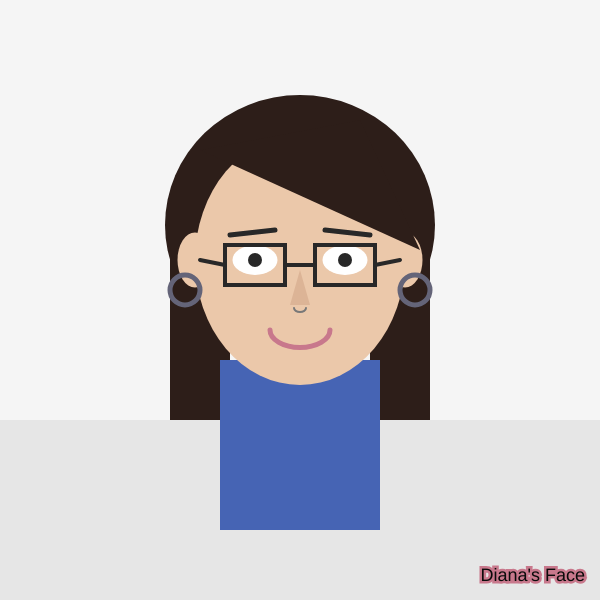
Frame 1 (no input)
Frame 2 (the mouse pressed at the canvas centre, redrawn once): identical to frame 1, image omitted

The p5.js sketch that drew this single still picture (run headless with seeded random() and noise() and a simulated clock; the mouse was pressed at the canvas centre and the sketch redrawn once):

// p5.js sketch
// ── sketch.js
//Name: Diana Rudolph
//Email: rudolph.d@northeastern.edu
//Course: Prototyping with Code
//Lab: 
//Assignment: SelfPortrait
//Title: Diana's Face

  function setup() {
  createCanvas(600, 600);
  noLoop(); // draws once (simpler, fewer issues)
  }
  function draw() {
  background(245);
  let shirtColor = color(70, 100, 180);
  let skinColor = color(235, 200, 170);
  let hairColor = color(45, 30, 25);
  let accent = color(200, 120, 140);
  let silver = color(100, 100, 120);
  //bkg
  noStroke();
  fill(230);
  rect(0, 420, width, 180);
  //hair
  fill(hairColor);
  ellipse(300, 225, 270, 260);
  rect(170, 240, 60, 180);
  rect(370, 240, 60, 180);
  //shirt
  fill(shirtColor);
  rect(220, 360, 160, 170);
  //neck
  fill(skinColor);
  rect(285, 330, 30, 50);
  //face
  fill(skinColor);
  ellipse(300, 260, 210, 250);
  //ears
  ellipse(195, 260, 35, 55);
  ellipse(405, 260, 35, 55);
  //hoop earrings
  noFill();
  stroke(silver);
  strokeWeight(5);
  ellipse(185, 290, 30, 30);
  ellipse(415, 290, 30, 30);
  //eyes
  noStroke();
  fill(255);
  ellipse(255, 260, 45, 30);
  ellipse(345, 260, 45, 30);
  fill(40);
  ellipse(255, 260, 14, 14);
  ellipse(345, 260, 14, 14);
  //eyebrows
  stroke(40);
  strokeWeight(5);
  noFill();
  line(230, 235, 275, 230);
  line(325, 230, 370, 235);
  // glasses
  stroke(40);
  strokeWeight(4);
  rect(225, 245, 60, 40);
  rect(315, 245, 60, 40);
  line(285, 265, 315, 265);
  line(225, 265, 200, 260);
  line(375, 265, 400, 260);
  //bangs
  noStroke();
  fill(hairColor); 
  triangle(200, 150, 420, 250, 360, 120);
  //nose
  noStroke();
  fill(220, 180, 150);
  triangle(300, 270, 290, 305, 310, 305);
  //septum
  noFill();
  stroke(120);
  strokeWeight(2);
  arc(300, 308, 12, 8, 0, PI);
  //mouth
  stroke(accent);
  strokeWeight(5);
  arc(300, 330, 60, 35, 0, PI);

  //title
  fill(10);
  textSize(18);
  textAlign(RIGHT, BOTTOM);
  text("Diana's Face", width - 15, height - 15);}
